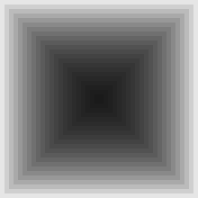
Frame 1 (no input)
Frame 60 (the mouse pressed at the canvas centre just before this capture): identical to frame 1, image omitted
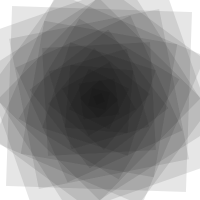
Frame 120 (the mouse held since frame 60 and released just before this capture)

The Processing sketch that drew these frames (run headless with seeded random() and noise(); from frame 60 on, the mouse is pressed at the canvas centre):

// Processing sketch: processing_4465
// ── processing_4465.pde

float a=0;void setup(){size(200,200);rectMode(CENTER);}void draw(){background(255);if(mousePressed){a=a+0.01;}translate(99,99);noStroke();for(int i=0;i<200;i=i+9){fill(0,25);rotate(a);rect(0,0,i,i);}}
